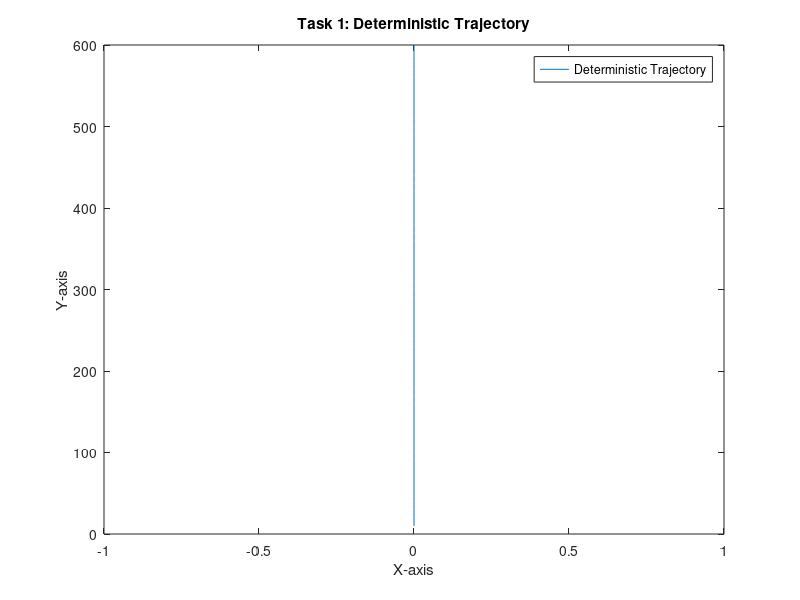
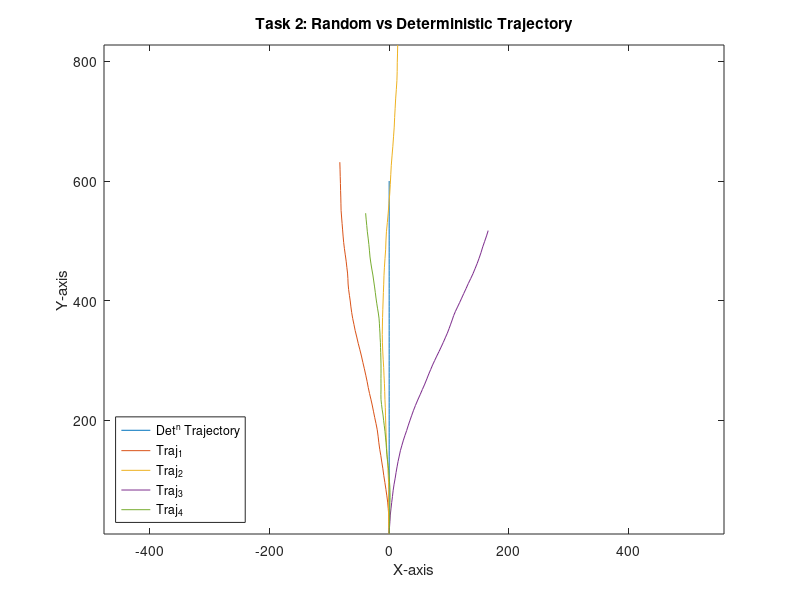
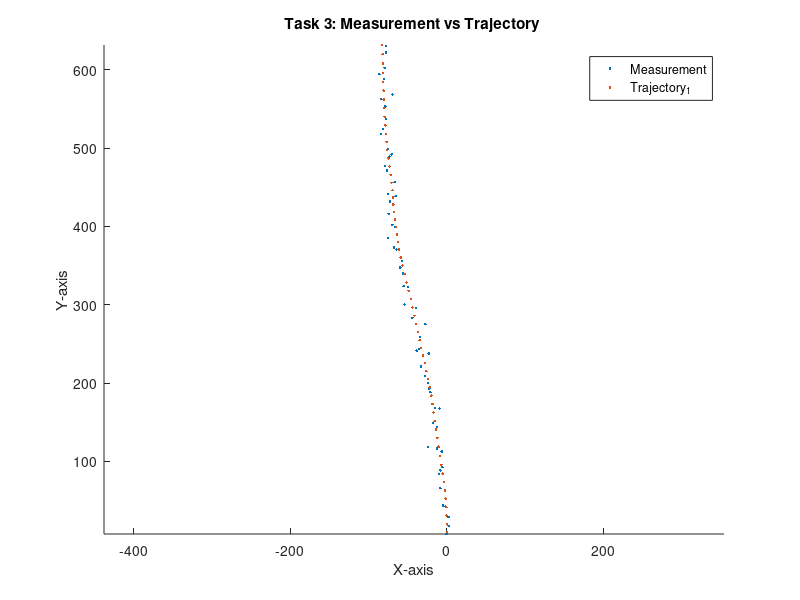

MATLAB code to generate these figures, in order:
t = 1:60;
delt = 1;
q_tild = 0.1;
x_0 = 0;
y_0 = x_0;
x_dot0 = 0;
y_dot0 = 10;

%%%%%%%%%%% Task 1 %%%%%%%%%%%%%%%%%%%%%
xt = x_dot0*t;
yt = y_dot0*t;
figure;
plot(xt,yt);
title('Task 1: Deterministic Trajectory');
legend({'Deterministic Trajectory'});
xlabel('X-axis');
ylabel('Y-axis');

%%%%%%%%%%% Task 2 %%%%%%%%%%%%%%%%%%%%%
states_T1 = [x_0;x_dot0;y_0;y_dot0];
states_T2 = [x_0;x_dot0;y_0;y_dot0];
states_T3 = [x_0;x_dot0;y_0;y_dot0];
states_T4 = [x_0;x_dot0;y_0;y_dot0];

Traj_1 = zeros(4,60);
Traj_2 = zeros(4,60);
Traj_3 = zeros(4,60);
Traj_4 = zeros(4,60);
Q_mat =[ delt^3/3, delt^2/2, 0, 0; delt^2/2, delt,0,0; 0, 0,delt^3/3, delt^2/2; 0,0,delt^2/2, delt];
Q = Q_mat * q_tild;
F = [ 1, delt,0,0;0,1,0,0;0,0,1, delt;0,0,0,1];
for i= 1:60
    states_T1 = F*states_T1 + (mvnrnd([0;0;0;0],Q,1)).';
    Traj_1(:,i) = states_T1;
    states_T2 = F*states_T2 + (mvnrnd([0;0;0;0],Q,1)).';
    Traj_2(:,i) = states_T2;
    states_T3 = F*states_T3 + (mvnrnd([0;0;0;0],Q,1)).';
    Traj_3(:,i) = states_T3;
    states_T4 = F*states_T4 + (mvnrnd([0;0;0;0],Q,1)).';
    Traj_4(:,i) = states_T4;
end
figure;
plot(xt,yt);
hold on;
plot(Traj_1(1,:),Traj_1(3,:));
hold on;
plot(Traj_2(1,:),Traj_2(3,:));
hold on;
plot(Traj_3(1,:),Traj_3(3,:));
hold on;
plot(Traj_4(1,:),Traj_4(3,:));
hold on;
axis equal;
title('Task 2: Random vs Deterministic Trajectory');
legend({'Det^n Trajectory','Traj_1','Traj_2','Traj_3','Traj_4'},'Location','southwest')
xlabel('X-axis')
ylabel('Y-axis')

%%%%%%%%%% Task 3 %%%%%%%%%%%%%%%%%
sigmaY = 5;
sigmaX = sigmaY;
Measure = zeros(2,60);
R = [sigmaX^2,0;0,sigmaY^2];
H = [1,0;0,1];
for i=1:60
    z = H*[Traj_1(1,i);Traj_1(3,i)] + (mvnrnd([0;0],R,1)).';
    Measure(:,i) = z ;
end
figure;
scatter(Measure(1,:),Measure(2,:),'.')
hold on;
scatter(Traj_1(1,:),Traj_1(3,:),'.');
hold on;
axis equal
title('Task 3: Measurement vs Trajectory ');
legend({'Measurement','Trajectory_1'})
xlabel('X-axis')
ylabel('Y-axis')

